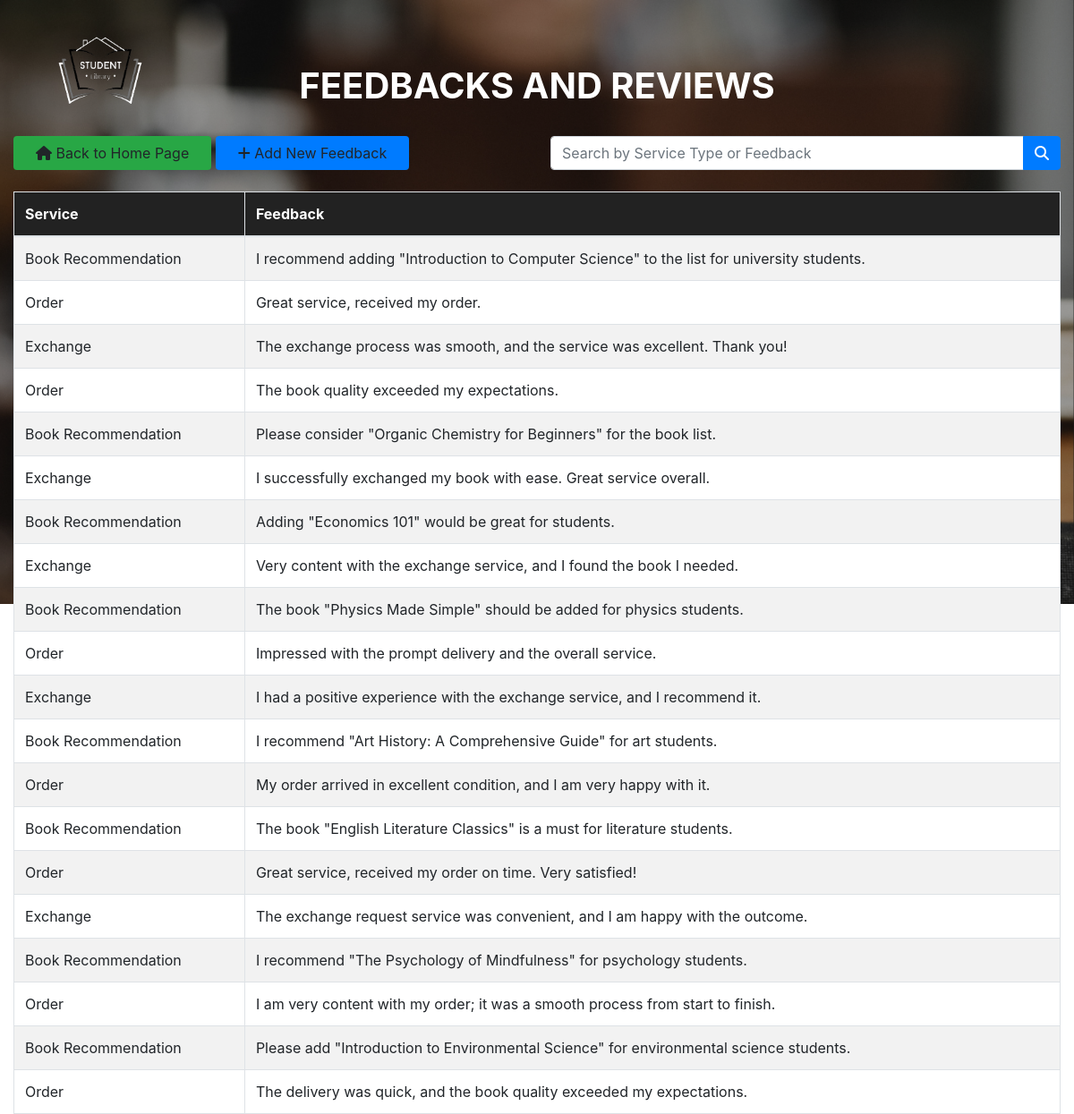
Page /feedbacksMain.php (signed in) on the committed database.
### tables this page shows
CREATE TABLE feedbacks (
    id INT PRIMARY KEY AUTO_INCREMENT,
    serviceType VARCHAR (100) NOT NULL,
    feedback VARCHAR (300) NOT NULL
);

### feedbacksMain.php (the view, shortened to what this page needs)
<?php
if (isset($_SESSION['user_name']) && isset($_SESSION['fname']) && isset($_SESSION['lname'])) {
    if (isset($_POST['submit'])) {
        $search = $_POST['search'];
        include "db_conn.php";
        $sql = "SELECT * FROM feedbacks WHERE
            serviceType LIKE '%$search%' OR
            feedback LIKE '%$search%'";
        $result = $conn->query($sql);
        if (!$result) {
            die("Invalid Query: " . $conn->error);
        }
    } else {
        include "db_conn.php";
        $sql = "SELECT * FROM feedbacks";
        $result = $conn->query($sql);
    }
    ?>
    <!DOCTYPE html>
    <html lang="en">
    <head>
        <link rel="stylesheet" href="https://cdn.jsdelivr.net/npm/bootstrap@4.4.1/dist/css/bootstrap.min.css">
        <link rel="stylesheet" href="https://cdnjs.cloudflare.com/ajax/libs/font-awesome/6.2.1/css/all.min.css" />
    </head>
    <body>
        <img src="covers/logo.png" alt="Your Logo" class="logo">
        <div class="container-fluid">
            <br><br><br>
            <h1 class="text-center text-uppercase font-weight-bold text-white">Feedbacks and Reviews</h1>
            <br>
            <div class="row">
            <div class="col-md-6">
                    <a class="btn bg-success px-4" href="home.php" role="button"><i class="fa-solid fa-house"></i> Back to Home Page</a>
                    <a class="btn bg-primary px-4" href="feedbacksCreate.php" role="button"><i class="fa-solid fa-plus"></i> Add New Feedback</a>
                </div>
                <div class="col-md-6">
                    <form method="POST" action="feedbacksMain.php">
                        <div class="input-group">
                            <input type="text" name="search" class="form-control" placeholder="Search by Service Type or Feedback">
                            <div class="input-group-append">
                                <button type="submit" class="btn btn-primary" name="submit"><i class="fa-solid fa-search"></i></button>
                            </div>
                        </div>
                    </form>
                </div>
            </div>
            <table class="table mt-4 table-bordered table-hover table-striped">
                <thead>
                    <tr>
                        <th>Service</th>
                        <th>Feedback</th>
                    </tr>
                </thead>
                <tbody>
                    <?php
                    if (isset($result) && $result->num_rows > 0) {
                        while($row = $result->fetch_assoc())
                        {
                            echo "<tr>";
                            echo "<td>$row[serviceType]</td>";
                            echo "<td>$row[feedback]</td>";
                        }
                    }
                    else {
                        echo '<tr><td colspan="3">No matching results found.</td></tr>';
                    }
                    ?>
                </tbody>
            </table>
        </div>
    </body>
    </html>
<?php
} else {
    header("Location: home.php");
    exit();
}
?>

### feedbacksMain.php (style rules this page uses)
html, body { height: 100%; background-image: url('book.png'); background-repeat: no-repeat; background-attachment: fixed; background-size: 100%; }
.container-fluid { min-height: 100%; }
.table { background-color: #fff; }
.table th { background-color: #222222; color: #fff; }
.logo { position: absolute; top: 40px; left: 60px; width: 100px; height: auto; }

### rows in the picture
feedbacks: serviceType "Book Recommendation", feedback "I recommend adding \"Introduction to Computer Science\" to the list for university students."
feedbacks: serviceType "Order", feedback "Great service, received my order."
feedbacks: serviceType "Exchange", feedback "The exchange process was smooth, and the service was excellent. Thank you!"
feedbacks: serviceType "Order", feedback "The book quality exceeded my expectations."
feedbacks: serviceType "Book Recommendation", feedback "Please consider \"Organic Chemistry for Beginners\" for the book list."
feedbacks: serviceType "Exchange", feedback "I successfully exchanged my book with ease. Great service overall."
feedbacks: serviceType "Book Recommendation", feedback "Adding \"Economics 101\" would be great for students."
feedbacks: serviceType "Exchange", feedback "Very content with the exchange service, and I found the book I needed."
feedbacks: serviceType "Book Recommendation", feedback "The book \"Physics Made Simple\" should be added for physics students."
feedbacks: serviceType "Order", feedback "Impressed with the prompt delivery and the overall service."
feedbacks: serviceType "Exchange", feedback "I had a positive experience with the exchange service, and I recommend it."
feedbacks: serviceType "Book Recommendation", feedback "I recommend \"Art History: A Comprehensive Guide\" for art students."
feedbacks: serviceType "Order", feedback "My order arrived in excellent condition, and I am very happy with it."
feedbacks: serviceType "Book Recommendation", feedback "The book \"English Literature Classics\" is a must for literature students."
feedbacks: serviceType "Order", feedback "Great service, received my order on time. Very satisfied!"
feedbacks: serviceType "Exchange", feedback "The exchange request service was convenient, and I am happy with the outcome."
feedbacks: serviceType "Book Recommendation", feedback "I recommend \"The Psychology of Mindfulness\" for psychology students."
feedbacks: serviceType "Order", feedback "I am very content with my order; it was a smooth process from start to finish."
feedbacks: serviceType "Book Recommendation", feedback "Please add \"Introduction to Environmental Science\" for environmental science students."
feedbacks: serviceType "Order", feedback "The delivery was quick, and the book quality exceeded my expectations."
